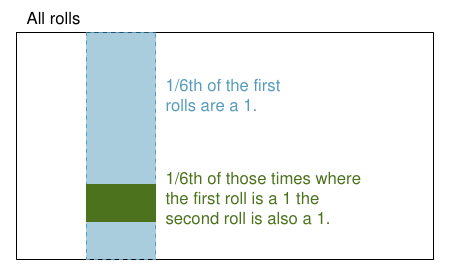

The R source for this figure:
library(openintro)
data(COL)

pdf('indepForRollingTwo1s.pdf', 4.5, 2.7)
par(mar = rep(0, 4))
plot(0:1, c(0, 1.1), type = 'n', axes = FALSE)
x <- cos(seq(0, 2 * pi, length.out = 99))
y <- sin(seq(0, 2 * pi, length.out = 99))
#lines(x / 2 + 0.5, y / 2 + 0.5)
text(0, 1.05, pos = 4, 'All rolls')
rect(0, 0, 1, 1)
rect(1/6, 0, 2/6, 1,
     lty = 2,
     border = COL[1],
     col = COL[1,3])
text(2/6, 0.7,
     '1/6th of the first\nrolls are a 1.',
     pos = 4,
     col = COL[1])
rect(1/6, 1/6, 2/6, 2/6,
     lty = 3,
     border = "#00000000",
     col = COL[2])
the.text <- paste("1/6th of those times where",
                  "the first roll is a 1 the",
                  "second roll is also a 1.",
                  sep  =  "\n")
text(2 / 6, 3 / 12 - 0.02,
    the.text,
    pos = 4,
    col = COL[2])
dev.off()
